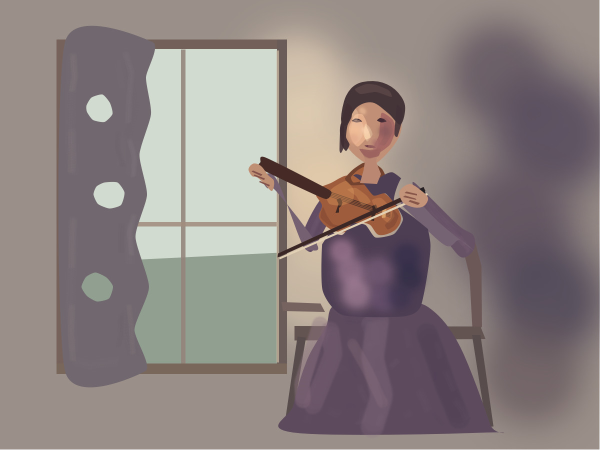
#> input picture assets/engineering/source-paintpilot-violinist.jpg, 1200 x 900 px (shown at 1/2 size); the run also reads 1 picture not shown here
$ python build-project-diagrams.py
#> lines starting #> are read from the running program, lines starting #| are printed output that depends on the picture
#!/usr/bin/env python3
"""Reproducible README diagrams using PaintPilot artwork, not generated illustrations.

Inputs are repository-copied, provenance-locked project artwork plus a historical
comparison in docs/ru/images/. Graphs, labels, and overlays are schematic.
They are not screenshots of the Guard, a Photoshop layer panel, or execution proof.
"""
from __future__ import annotations

from pathlib import Path
import hashlib
import math

from PIL import Image, ImageDraw, ImageFont, ImageOps

ROOT = Path(__file__).resolve().parents[2]
ASSETS = ROOT / "assets" / "engineering"
VIOLINIST = ASSETS / "source-paintpilot-violinist.jpg"
CITY = ASSETS / "source-paintpilot-pink-city.jpg"
ROLLBACK = ROOT / "docs" / "ru" / "images" / "homestead-rejected-pass-and-rollback.jpg"

W, H = 1536, 1024
BG, WHITE, NAVY, BLUE, TEAL, AMBER = (
    "#f6f8fb", "#ffffff", "#142842", "#41607d", "#168b88", "#c98c3e"
)
PALE, BORDER, GRAY = "#eaf3f3", "#d7e0e8", "#536678"


def font(size: int, bold: bool = False) -> ImageFont.FreeTypeFont:
    paths = (
        ["C:/Windows/Fonts/segoeuib.ttf", "/usr/share/fonts/truetype/dejavu/DejaVuSans-Bold.ttf"]
        if bold else
        ["C:/Windows/Fonts/segoeui.ttf", "/usr/share/fonts/truetype/dejavu/DejaVuSans.ttf"]
    )
    for path in paths:
        if Path(path).exists():
            return ImageFont.truetype(path, size)
    raise FileNotFoundError(f"No bundled-compatible system font: {paths}")


def canvas(title: str, subtitle: str) -> tuple[Image.Image, ImageDraw.ImageDraw]:
    image = Image.new("RGB", (W, H), BG)
    d = ImageDraw.Draw(image)
    d.text((56, 48), title, font=font(43, True), fill=NAVY)
    d.text((58, 115), subtitle, font=font(25), fill=GRAY)
    d.line((56, 175, 1480, 175), fill=BORDER, width=3)
    return image, d


def card(d: ImageDraw.ImageDraw, xy: tuple[int, int, int, int], fill: str = WHITE) -> None:
    d.rounded_rectangle(xy, radius=22, fill=fill, outline=BORDER, width=3)


def text(d: ImageDraw.ImageDraw, xy: tuple[int, int], s: str, *,
         size: int = 24, bold: bool = False, fill: str = NAVY) -> None:
    d.text(xy, s, font=font(size, bold), fill=fill)


def centered(d: ImageDraw.ImageDraw, center_x: int, y: int, s: str, *,
             size: int = 24, bold: bool = False, fill: str = NAVY) -> None:
    bb = d.textbbox((0, 0), s, font=font(size, bold))
    text(d, (center_x - (bb[2] - bb[0]) // 2, y), s, size=size, bold=bold, fill=fill)


def arrow(d: ImageDraw.ImageDraw, start: tuple[int, int], end: tuple[int, int],
          color: str = TEAL, width: int = 6) -> None:
    d.line((*start, *end), fill=color, width=width, joint="curve")
    a = math.atan2(end[1] - start[1], end[0] - start[0])
    k = 16
    d.polygon(
        [end,
         (int(end[0] - k * math.cos(a - 0.57)), int(end[1] - k * math.sin(a - 0.57))),
         (int(end[0] - k * math.cos(a + 0.57)), int(end[1] - k * math.sin(a + 0.57)))],
        fill=color
    )


def elbow(d: ImageDraw.ImageDraw, pts: list[tuple[int, int]],
          color: str = TEAL, width: int = 5) -> None:
    d.line(pts, fill=color, width=width, joint="curve")
    arrow(d, pts[-2], pts[-1], color, width)


def photo(img: Image.Image, path: Path, rect: tuple[int, int, int, int],
          *, focus: tuple[float, float] = (0.5, 0.5)) -> None:
    x0, y0, x1, y1 = rect
    source = Image.open(path).convert("RGB")
    sw, sh = source.size
    rw, rh = x1 - x0, y1 - y0
    needed = max(rw / sw, rh / sh)
    cw, ch = rw / needed, rh / needed
    sx = max(0, min(sw - cw, sw * focus[0] - cw / 2))
    sy = max(0, min(sh - ch, sh * focus[1] - ch / 2))
    source = source.crop((int(sx), int(sy), int(sx + cw), int(sy + ch)))
    source = source.resize((rw, rh), Image.Resampling.LANCZOS)
    img.paste(source, (x0, y0))


def footer(d: ImageDraw.ImageDraw, note: str) -> None:
    d.line((56, 940, 1480, 940), fill=BORDER, width=2)
    text(d, (60, 958), note, size=21, fill=GRAY)
    text(d, (1295, 958), "PAINTPILOT", size=20, bold=True, fill=TEAL)


def geometry() -> Image.Image:
    im, d = canvas("AUTHORED GEOMETRY  /  EDITABLE PAINT",
                   "A real PaintPilot violinist study, with explanatory construction overlays")
    left, middle, right = (54, 211, 497, 911), (516, 211, 981, 911), (1000, 211, 1481, 911)
    for rect in (left, middle, right):
        card(d, rect)
    text(d, (79, 231), "1  ARTWORK & TARGETS", size=26, bold=True)
    photo(im, VIOLINIST, (78, 295, 472, 767), focus=(0.69, 0.53))
    d.rectangle((78, 295, 472, 767), outline=BORDER, width=2)
    # Overlay landmarks only as a visual explanation. They are NOT recovered
    # joint coordinates from the source run or a validated anatomical model.
    joints = [(244, 510), (207, 489), (166, 463), (115, 444)]
    for a, b in zip(joints, joints[1:]):
        d.line((*a, *b), fill="#f7d179", width=5)
    for x, y in joints:
        d.ellipse((x - 8, y - 8, x + 8, y + 8), fill=TEAL, outline=WHITE, width=3)
    d.line((105, 433, 123, 452), fill="#e45e4b", width=4)
    d.line((123, 433, 105, 452), fill="#e45e4b", width=4)
    text(d, (82, 790), "Original Photoshop painting", size=23, bold=True)
    text(d, (82, 827), "Dots = illustrative landmarks", size=21, fill=GRAY)

    text(d, (540, 231), "2  CHOOSE CONSTRAINTS", size=26, bold=True)
    text(d, (546, 287), "Author proportions and contact", size=24, fill=BLUE)
    text(d, (546, 325), "targets; solve only what is needed.", size=22, fill=GRAY)
    items = [
        ("IK.ts / FABRIK", "Pose and joint lengths"),
        ("Bezier.js", "Smooth constructed contours"),
        ("Clipper2", "Bound painting and exclusions"),
    ]
    for i, (label, desc) in enumerate(items):
        top = 398 + i * 142
        d.rounded_rectangle((544, top, 952, top + 115), radius=16,
                            fill="#edf5f7", outline="#cadedd", width=2)
        d.ellipse((561, top + 30, 581, top + 50), fill=TEAL)
        text(d, (601, top + 17), label, size=26, bold=True)
        text(d, (601, top + 64), desc, size=21, fill=GRAY)
    text(d, (546, 846), "Separate methods, not a", size=20, fill=GRAY)
    text(d, (546, 871), "mandatory serial pipeline.", size=20, fill=GRAY)

    text(d, (1022, 231), "3  EDITABLE COMPONENTS", size=26, bold=True)
    photo(im, VIOLINIST, (1026, 295, 1455, 643), focus=(0.61, 0.53))
    d.rectangle((1026, 295, 1455, 643), outline=BORDER, width=2)
    text(d, (1029, 673), "Conceptual ownership scopes:", size=22, fill=BLUE)
    for i, name in enumerate(("Figure", "Violin", "Background")):
        y = 716 + i * 52
        d.rounded_rectangle((1028, y, 1448, y + 42), radius=11,
                            fill=PALE, outline="#c6dcda", width=2)
        d.ellipse((1045, y + 13, 1060, y + 28), fill=TEAL)
        text(d, (1081, y + 5), name, size=21, bold=True)
    footer(d, "Real project pixels; annotations are schematic, not a recorded IK execution or layer-panel capture.")
    return im


def autonomy() -> Image.Image:
    im, d = canvas("BOUNDED ARTISTIC AUTONOMY",
                   "Artistic roles share one conversation; mutations cross the embedded Guard")
    # Role cards.
    top = [(55, 215, 415, 406), (532, 215, 895, 406), (1075, 215, 1480, 406)]
    for rect in top:
        card(d, rect)
    for x, role, sub, sub2 in [
        (78, "ART DIRECTOR", "Global priorities", "and bounded task"),
        (556, "PAINTER", "One semantic pass", "per mutation cycle"),
        (1099, "CRITIC ROLE", "Review actual pixels", "and choose corrections"),
    ]:
        text(d, (x, 240), role, size=29, bold=True)
        text(d, (x, 315), sub, size=24, fill=BLUE)
        text(d, (x, 355), sub2, size=22, fill=GRAY)
    arrow(d, (416, 313), (529, 313))

    # The sole execution path from the Painter goes through Guard.
    card(d, (528, 529, 866, 827), PALE)
    card(d, (922, 529, 1125, 827))
    card(d, (1181, 529, 1481, 827))
    arrow(d, (711, 406), (711, 526))
    text(d, (548, 555), "EMBEDDED GUARD", size=27, bold=True)
    text(d, (555, 635), "Document identity", size=22, fill=BLUE)
    text(d, (555, 677), "Owner + journal", size=22, fill=BLUE)
    text(d, (555, 719), "Evidence barrier", size=22, fill=BLUE)
    text(d, (954, 555), "UXP", size=29, bold=True)
    text(d, (944, 617), "Native", size=22, fill=BLUE)
    text(d, (944, 650), "operations", size=22, fill=BLUE)
    text(d, (1201, 548), "PHOTOSHOP", size=27, bold=True)
    photo(im, CITY, (1202, 603, 1459, 767))
    text(d, (1210, 790), "Real Pink City run", size=19, fill=GRAY)
    arrow(d, (867, 677), (920, 677))
    arrow(d, (1127, 677), (1179, 677))

    # Review feedback, intentionally separate from mutation routing.
    elbow(d, [(1340, 529), (1340, 476), (1270, 476), (1270, 410)], BLUE, 4)
    text(d, (1086, 481), "Exact-image review", size=20, fill=BLUE)
    elbow(d, [(1072, 281), (1030, 281), (1030, 448),
              (812, 448), (812, 411)], TEAL, 4)
    text(d, (854, 455), "Next correction", size=20, fill=TEAL)
    text(d, (551, 851), "No Painter → Photoshop bypass", size=24, bold=True, fill=TEAL)
    footer(d, "Pink City is real PaintPilot artwork. Arrows show intended contracts, not a captured live trace.")
    return im


def recovery() -> Image.Image:
    im, d = canvas("WHEN AN EXECUTION REPLY IS LOST",
                   "Reconcile the original operation; never assume a mutation can be replayed")
    # Lost-reply scenario is a contract illustration, not a factual claim
    # about the separate historical rollback frames displayed below.
    top = [(55, 217, 439, 328), (578, 217, 968, 328), (1110, 217, 1480, 328)]
    for rect in top:
        card(d, rect)
    for x, label in [(80, "Submit operation"), (601, "Photoshop may execute"),
                     (1139, "Reply is missing")]:
        text(d, (x, 250), label, size=28, bold=True)
    arrow(d, (442, 270), (575, 270))
    arrow(d, (972, 270), (1106, 270))
    text(d, (862, 344), "NO BLIND REPLAY", size=23, bold=True, fill="#b64b45")

    steps = [(55, 430, 472, 555), (558, 430, 977, 555), (1060, 430, 1480, 555)]
    for rect in steps:
        card(d, rect, PALE)
    text(d, (77, 448), "1  Durable journal", size=27, bold=True)
    text(d, (75, 493), "Original operation receipt", size=22, fill=GRAY)
    text(d, (579, 448), "2  Fresh state & preview", size=26, bold=True)
    text(d, (579, 493), "Exact document + pixel identity", size=22, fill=GRAY)
    text(d, (1080, 448), "3  Reconcile", size=27, bold=True)
    text(d, (1080, 493), "What actually happened?", size=23, fill=GRAY)
    elbow(d, [(1294, 330), (1294, 399), (262, 399), (262, 427)])
    arrow(d, (475, 490), (555, 490))
    arrow(d, (980, 490), (1057, 490))

    d.line((1285, 558, 1285, 600), fill=TEAL, width=5)
    d.line((252, 600, 1285, 600), fill=TEAL, width=5)
    outcomes = [
        (55, "COMPLETED", "Verified → new action"),
        (427, "NOT EXECUTED", "Replan safely"),
        (800, "PARTIAL", "Bounded recovery"),
        (1173, "UNCERTAIN", "Keep blocked"),
    ]
    for i, (x, label, description) in enumerate(outcomes):
        card(d, (x, 634, x + 309, 744))
        if i < 3:
            arrow(d, (x + 154, 601), (x + 154, 630))
        else:
            arrow(d, (1285, 601), (1285, 630))
        text(d, (x + 14, 651), label, size=23, bold=True,
             fill="#a36423" if i > 1 else NAVY)
        text(d, (x + 14, 695), description, size=20, fill=GRAY)

    photo(im, ROLLBACK, (55, 773, 860, 910))
    d.rectangle((55, 773, 860, 910), outline=BORDER, width=2)
    text(d, (896, 784), "Historical PaintPilot rollback", size=24, bold=True)
    text(d, (896, 826), "Separate artistic-rejection example.", size=21, fill=GRAY)
    text(d, (896, 860), "NOT a lost-MCP-reply record.", size=21, fill="#a36423")
    footer(d, "Actual PaintPilot rollback illustration; transport-loss decision flow is schematic.")
    return im


def main() -> None:
    for path in (VIOLINIST, CITY, ROLLBACK):
        if not path.is_file():
            raise FileNotFoundError(path)
    for name, builder in [
        ("geometry-and-editable-components.png", geometry),
        ("bounded-artistic-autonomy.png", autonomy),
        ("evidence-bound-recovery.png", recovery),
    ]:
        destination = ASSETS / name
        builder().save(destination, format="PNG", optimize=True)
        print(f"{destination.relative_to(ROOT)} | sha256={hashlib.sha256(destination.read_bytes()).hexdigest()}")
#> this loop made 3 passes
#> pass 1, in canvas, `image = Image.new("RGB", (W, H), BG)`:
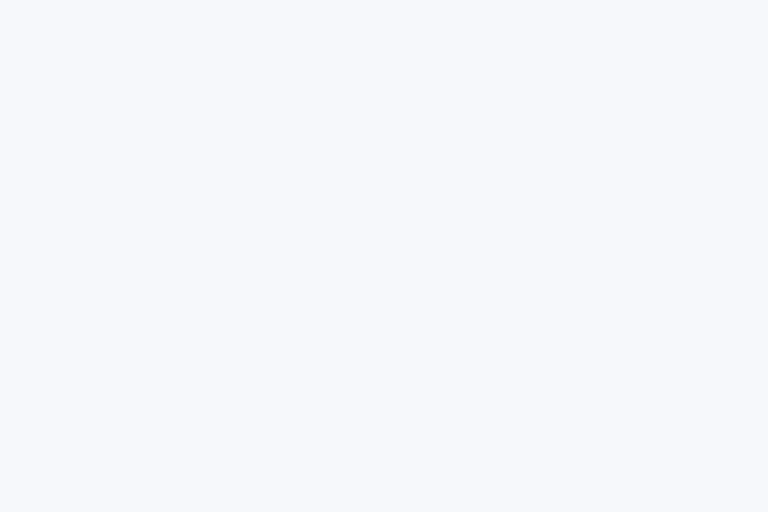
#> image: PIL image 1536x1024 RGB (shown at 1/2 size); mean R, G, B 246, 248, 251
#> pass 1, in geometry, `im, d = canvas("AUTHORED GEOMETRY  /  EDITABLE PAINT", "A real PaintPi..`:
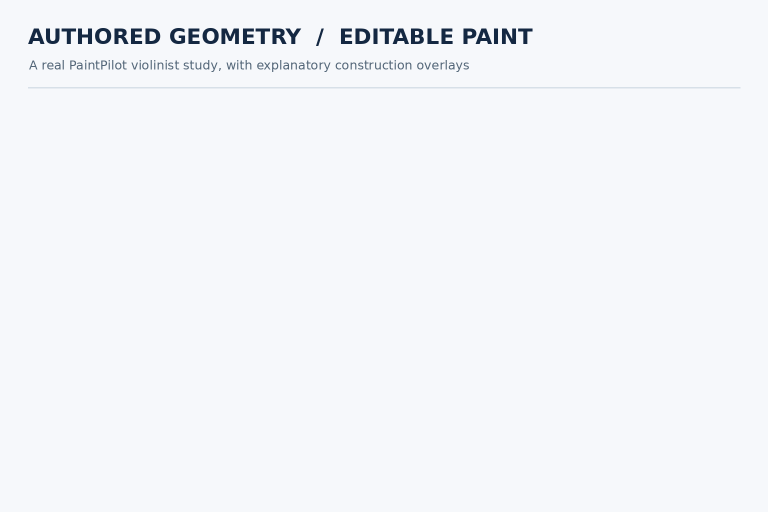
#> im: PIL image 1536x1024 RGB (shown at 1/2 size); mean R, G, B 243.4, 245.6, 248.9
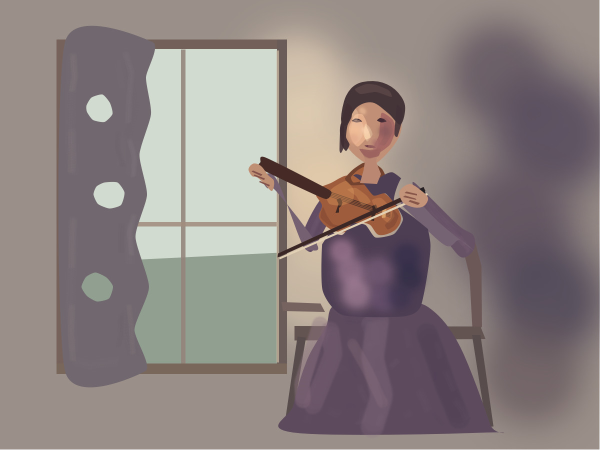
#> input picture assets/engineering/source-paintpilot-violinist.jpg, 1200 x 900 px (shown at 1/2 size)
#> pass 1, in photo, `source = source.crop((int(sx), int(sy), int(sx + cw), int(sy + ch)))`:
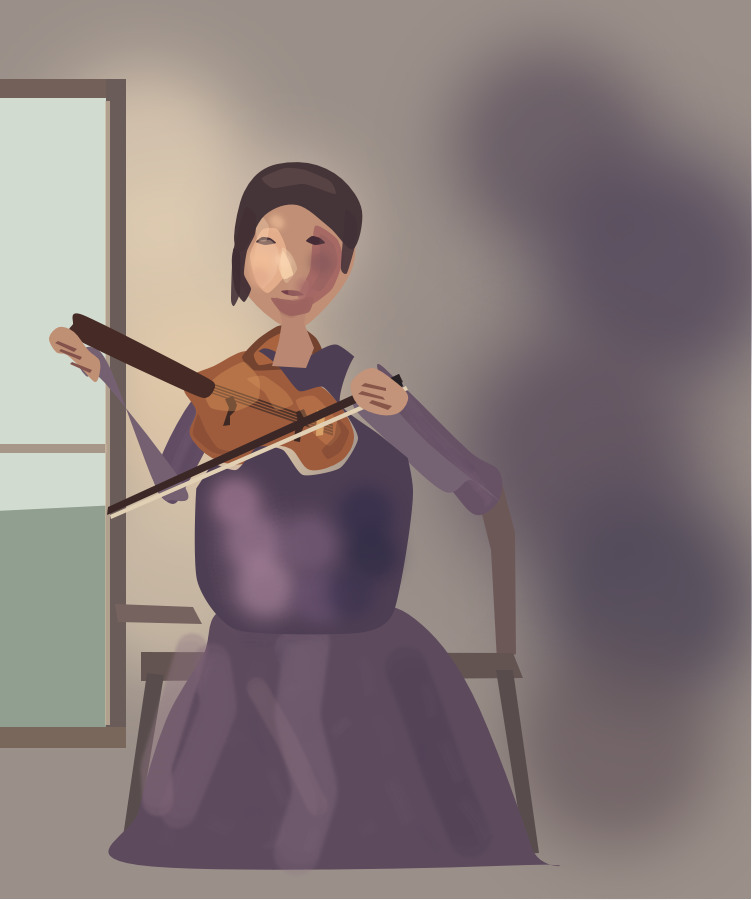
#> source: PIL image 752x900 RGB; mean R, G, B 134.7, 121.3, 121.6
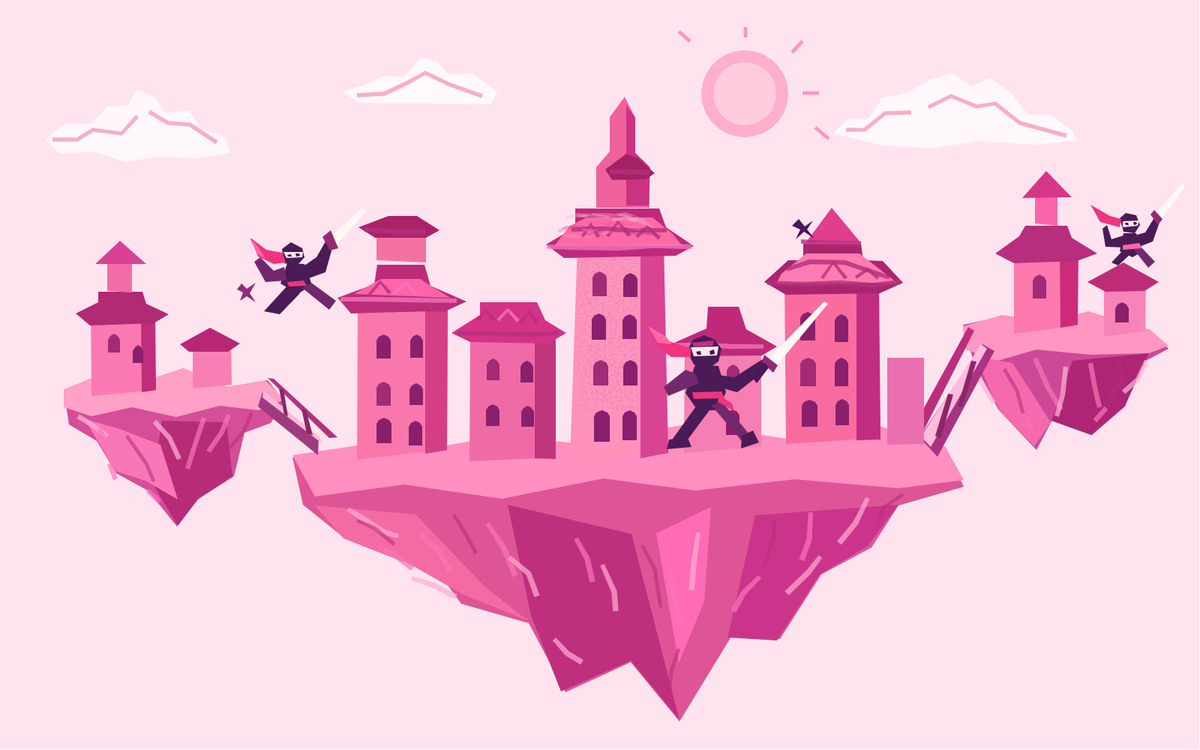
#> input picture assets/engineering/source-paintpilot-pink-city.jpg, 1200 x 750 px


if __name__ == "__main__":
    main()
